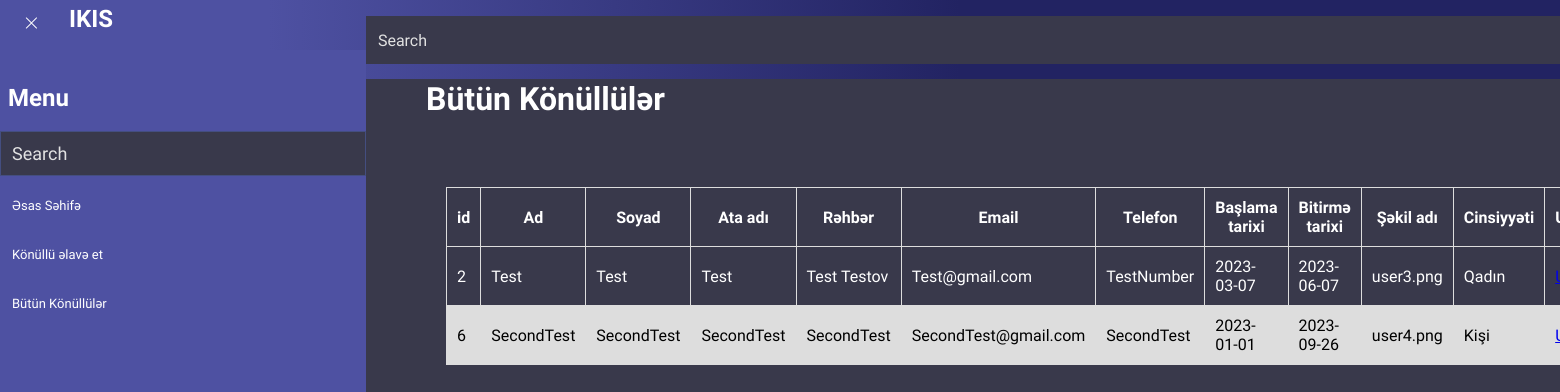
Screenshot of /admin/allVolunteers.php (signed in) with the database file from the repository.
### tables this page shows
CREATE TABLE `volunteerinfos` (
  `id` int(11) NOT NULL,
  `name` varchar(255) NOT NULL,
  `surname` varchar(255) NOT NULL,
  `fatherName` varchar(255) NOT NULL,
  `leader` varchar(255) NOT NULL,
  `email` varchar(255) NOT NULL,
  `phoneNumber` varchar(255) NOT NULL,
  `startTime` date NOT NULL,
  `finishTime` date DEFAULT NULL,
  `image` varchar(255) NOT NULL,
  `gender` varchar(255) NOT NULL
);

### admin/allVolunteers.php (the view, shortened to what this page needs)
<?php
include "functions/connections.php";
$sql = "SELECT * FROM volunteerinfos";
$result = $conn->query($sql);
?>
<!DOCTYPE html>
<html lang="en">
<?php
include "C:/xampp/htdocs/Internship/VolunteerProject/admin/includes/head.php";
?>
<body>
    <?php
    include "C:/xampp/htdocs/Internship/VolunteerProject/admin/includes/nav.php";
    ?>
    <main>
        <?php
        include "C:/xampp/htdocs/Internship/VolunteerProject/admin/includes/sidebar.php";
        ?>
        <div class="container">
            <h1>Bütün Könüllülər</h1>
            <br>
            <table class="table">
                <thead>
                    <tr>
                        <th scope="col">id</th>
                        <th scope="col">Ad</th>
                        <th scope="col">Soyad</th>
                        <th scope="col">Ata adı</th>
                        <th scope="col">Rəhbər</th>
                        <th scope="col">Email</th>
                        <th scope="col">Telefon</th>
                        <th scope="col">Başlama tarixi</th>
                        <th scope="col">Bitirmə tarixi</th>
                        <th scope="col">Şəkil adı</th>
                        <th scope="col">Cinsiyyəti</th>
                        <th scope="col">Update</th>
                    </tr>
                </thead>
                <tbody>
                    <?php
                    if ($result->num_rows > 0) {
                        while ($row = $result->fetch_assoc()) {
                            ?>
                            <tr>
                                <td>
                                    <?php echo $row["id"] ?>
                                </td>
                                <td>
                                    <?php echo $row["name"] ?>
                                </td>
                                <td>
                                    <?php echo $row["surname"] ?>
                                </td>
                                <td>
                                    <?php echo $row["fatherName"] ?>
                                </td>
                                <td>
                                    <?php echo $row["leader"] ?>
                                </td>
                                <td>
                                    <?php echo $row["email"] ?>
                                </td>
                                <td>
                                    <?php echo $row["phoneNumber"] ?>
                                </td>
                                <td>
                                    <?php echo $row["startTime"] ?>
                                </td>
                                <td>
                                    <?php echo $row["finishTime"] ?>
                                </td>
                                <td>
                                    <?php echo $row["image"] ?>
                                </td>
                                <td>
                                    <?php echo $row["gender"] ?>
                                </td>
                                <td><a href="users/update.php?id=<?php echo $row["id"]; ?>">Update</a>
                                </td>
                            </tr>
                            <?php
                        }
                    }
                    ?>
                </tbody>
            </table>
        </div>
    </main>
</body>
</html>

### admin/assets/style.css (style rules this page uses)
* { margin: 0; padding: 0; box-sizing: border-box; user-select: none; -webkit-user-drag: none; font-family: 'Prompt', sans-serif; }
body { background-color: #39394B; }
h1 { margin-left: 30px; padding-top: 5px; }
*::placeholder { color: #e2e2e2; }
main { display: flex; }
.container { color: white; width: 100%; padding: 25px 30px; border-radius: 5px; }
table { margin: 50px; color: white; font-family: arial, sans-serif; border-collapse: collapse; width: 1200px; }
th { width: 30px; text-align: center !important; }
td, th { border: 1px solid #dddddd; text-align: left; padding: 10px; }
tr:nth-child(even) { background-color: #dddddd; color: black; }

### rows the page displays
volunteerinfos: id "2", name "Test", surname "Test", fatherName "Test", leader "Test Testov", email "Test@gmail.com", phoneNumber "TestNumber", startTime "2023-03-07", finishTime "2023-06-07", image "user3.png", gender "Qadın"
volunteerinfos: id "6", name "SecondTest", surname "SecondTest", fatherName "SecondTest", leader "SecondTest", email "SecondTest@gmail.com", phoneNumber "SecondTest", startTime "2023-01-01", finishTime "2023-09-26", image "user4.png", gender "Kişi"
